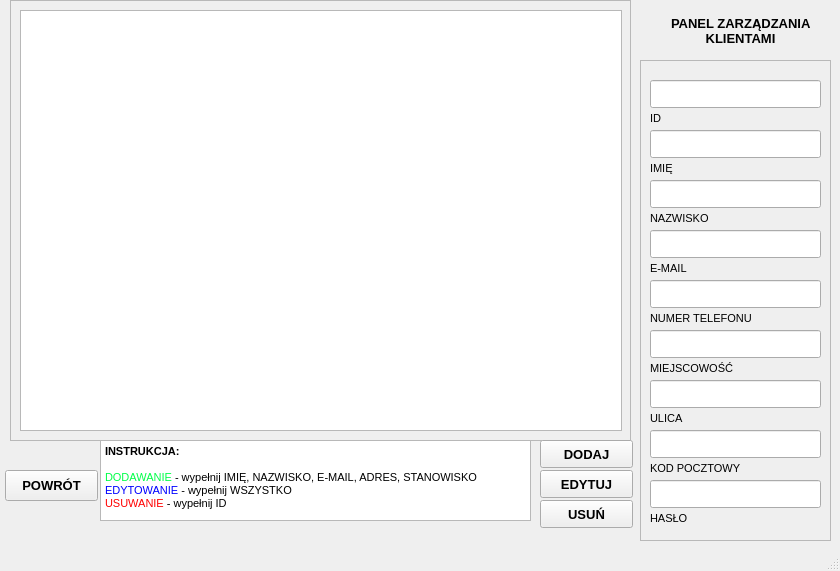
<?xml version="1.0" encoding="UTF-8"?>
<ui version="4.0">
 <class>MainWindow</class>
 <widget class="QMainWindow" name="MainWindow">
  <property name="geometry">
   <rect>
    <x>0</x>
    <y>0</y>
    <width>840</width>
    <height>571</height>
   </rect>
  </property>
  <property name="windowTitle">
   <string>MainWindow</string>
  </property>
  <widget class="QWidget" name="centralwidget">
   <widget class="QFrame" name="frame">
    <property name="geometry">
     <rect>
      <x>10</x>
      <y>0</y>
      <width>621</width>
      <height>441</height>
     </rect>
    </property>
    <property name="frameShape">
     <enum>QFrame::StyledPanel</enum>
    </property>
    <property name="frameShadow">
     <enum>QFrame::Raised</enum>
    </property>
    <widget class="QTableView" name="tableView">
     <property name="geometry">
      <rect>
       <x>10</x>
       <y>10</y>
       <width>602</width>
       <height>421</height>
      </rect>
     </property>
     <property name="layoutDirection">
      <enum>Qt::LeftToRight</enum>
     </property>
     <property name="textElideMode">
      <enum>Qt::ElideMiddle</enum>
     </property>
     <attribute name="horizontalHeaderVisible">
      <bool>true</bool>
     </attribute>
     <attribute name="horizontalHeaderHighlightSections">
      <bool>false</bool>
     </attribute>
     <attribute name="verticalHeaderVisible">
      <bool>false</bool>
     </attribute>
     <attribute name="verticalHeaderHighlightSections">
      <bool>false</bool>
     </attribute>
    </widget>
   </widget>
   <widget class="QPushButton" name="pushButton_2">
    <property name="geometry">
     <rect>
      <x>5</x>
      <y>470</y>
      <width>93</width>
      <height>31</height>
     </rect>
    </property>
    <property name="font">
     <font>
      <pointsize>10</pointsize>
      <weight>75</weight>
      <bold>true</bold>
     </font>
    </property>
    <property name="text">
     <string>POWRÓT</string>
    </property>
   </widget>
   <widget class="QPushButton" name="pushButton_3">
    <property name="geometry">
     <rect>
      <x>540</x>
      <y>500</y>
      <width>93</width>
      <height>28</height>
     </rect>
    </property>
    <property name="font">
     <font>
      <pointsize>10</pointsize>
      <weight>75</weight>
      <bold>true</bold>
     </font>
    </property>
    <property name="text">
     <string>USUŃ</string>
    </property>
   </widget>
   <widget class="QFrame" name="frame_2">
    <property name="geometry">
     <rect>
      <x>640</x>
      <y>60</y>
      <width>191</width>
      <height>481</height>
     </rect>
    </property>
    <property name="frameShape">
     <enum>QFrame::StyledPanel</enum>
    </property>
    <property name="frameShadow">
     <enum>QFrame::Raised</enum>
    </property>
    <widget class="QLabel" name="label_3">
     <property name="geometry">
      <rect>
       <x>10</x>
       <y>150</y>
       <width>171</width>
       <height>16</height>
      </rect>
     </property>
     <property name="font">
      <font>
       <pointsize>8</pointsize>
      </font>
     </property>
     <property name="text">
      <string>NAZWISKO</string>
     </property>
    </widget>
    <widget class="QLabel" name="label_5">
     <property name="geometry">
      <rect>
       <x>10</x>
       <y>250</y>
       <width>171</width>
       <height>16</height>
      </rect>
     </property>
     <property name="font">
      <font>
       <pointsize>8</pointsize>
      </font>
     </property>
     <property name="text">
      <string>NUMER TELEFONU</string>
     </property>
    </widget>
    <widget class="QLabel" name="label_6">
     <property name="geometry">
      <rect>
       <x>10</x>
       <y>300</y>
       <width>171</width>
       <height>16</height>
      </rect>
     </property>
     <property name="font">
      <font>
       <pointsize>8</pointsize>
      </font>
     </property>
     <property name="text">
      <string>MIEJSCOWOŚĆ</string>
     </property>
    </widget>
    <widget class="QLabel" name="label_4">
     <property name="geometry">
      <rect>
       <x>10</x>
       <y>200</y>
       <width>171</width>
       <height>16</height>
      </rect>
     </property>
     <property name="font">
      <font>
       <pointsize>8</pointsize>
      </font>
     </property>
     <property name="text">
      <string>E-MAIL</string>
     </property>
    </widget>
    <widget class="QLabel" name="label_2">
     <property name="geometry">
      <rect>
       <x>10</x>
       <y>100</y>
       <width>171</width>
       <height>16</height>
      </rect>
     </property>
     <property name="font">
      <font>
       <pointsize>8</pointsize>
      </font>
     </property>
     <property name="text">
      <string>IMIĘ</string>
     </property>
    </widget>
    <widget class="QLabel" name="label">
     <property name="geometry">
      <rect>
       <x>10</x>
       <y>50</y>
       <width>171</width>
       <height>16</height>
      </rect>
     </property>
     <property name="font">
      <font>
       <pointsize>8</pointsize>
      </font>
     </property>
     <property name="text">
      <string>ID</string>
     </property>
    </widget>
    <widget class="QLabel" name="label_7">
     <property name="geometry">
      <rect>
       <x>10</x>
       <y>350</y>
       <width>171</width>
       <height>16</height>
      </rect>
     </property>
     <property name="font">
      <font>
       <pointsize>8</pointsize>
      </font>
     </property>
     <property name="text">
      <string>ULICA</string>
     </property>
    </widget>
    <widget class="QLabel" name="label_8">
     <property name="geometry">
      <rect>
       <x>10</x>
       <y>400</y>
       <width>171</width>
       <height>16</height>
      </rect>
     </property>
     <property name="font">
      <font>
       <pointsize>8</pointsize>
      </font>
     </property>
     <property name="text">
      <string>KOD POCZTOWY</string>
     </property>
    </widget>
    <widget class="QLabel" name="label_10">
     <property name="geometry">
      <rect>
       <x>10</x>
       <y>450</y>
       <width>171</width>
       <height>16</height>
      </rect>
     </property>
     <property name="font">
      <font>
       <pointsize>8</pointsize>
      </font>
     </property>
     <property name="text">
      <string>HASŁO</string>
     </property>
    </widget>
    <widget class="QLineEdit" name="lineEdit">
     <property name="geometry">
      <rect>
       <x>10</x>
       <y>20</y>
       <width>171</width>
       <height>28</height>
      </rect>
     </property>
    </widget>
    <widget class="QLineEdit" name="lineEdit_2">
     <property name="geometry">
      <rect>
       <x>10</x>
       <y>70</y>
       <width>171</width>
       <height>28</height>
      </rect>
     </property>
    </widget>
    <widget class="QLineEdit" name="lineEdit_3">
     <property name="geometry">
      <rect>
       <x>10</x>
       <y>120</y>
       <width>171</width>
       <height>28</height>
      </rect>
     </property>
    </widget>
    <widget class="QLineEdit" name="lineEdit_4">
     <property name="geometry">
      <rect>
       <x>10</x>
       <y>170</y>
       <width>171</width>
       <height>28</height>
      </rect>
     </property>
    </widget>
    <widget class="QLineEdit" name="lineEdit_5">
     <property name="geometry">
      <rect>
       <x>10</x>
       <y>220</y>
       <width>171</width>
       <height>28</height>
      </rect>
     </property>
    </widget>
    <widget class="QLineEdit" name="lineEdit_6">
     <property name="geometry">
      <rect>
       <x>10</x>
       <y>270</y>
       <width>171</width>
       <height>28</height>
      </rect>
     </property>
    </widget>
    <widget class="QLineEdit" name="lineEdit_7">
     <property name="geometry">
      <rect>
       <x>10</x>
       <y>320</y>
       <width>171</width>
       <height>28</height>
      </rect>
     </property>
    </widget>
    <widget class="QLineEdit" name="lineEdit_8">
     <property name="geometry">
      <rect>
       <x>10</x>
       <y>370</y>
       <width>171</width>
       <height>28</height>
      </rect>
     </property>
    </widget>
    <widget class="QLineEdit" name="lineEdit_9">
     <property name="geometry">
      <rect>
       <x>10</x>
       <y>420</y>
       <width>171</width>
       <height>28</height>
      </rect>
     </property>
    </widget>
   </widget>
   <widget class="QPushButton" name="pushButton_5">
    <property name="geometry">
     <rect>
      <x>540</x>
      <y>470</y>
      <width>93</width>
      <height>28</height>
     </rect>
    </property>
    <property name="font">
     <font>
      <pointsize>10</pointsize>
      <weight>75</weight>
      <bold>true</bold>
     </font>
    </property>
    <property name="text">
     <string>EDYTUJ</string>
    </property>
   </widget>
   <widget class="QPushButton" name="pushButton_4">
    <property name="geometry">
     <rect>
      <x>540</x>
      <y>440</y>
      <width>93</width>
      <height>28</height>
     </rect>
    </property>
    <property name="font">
     <font>
      <pointsize>10</pointsize>
      <weight>75</weight>
      <bold>true</bold>
     </font>
    </property>
    <property name="text">
     <string>DODAJ</string>
    </property>
   </widget>
   <widget class="QTextEdit" name="textEdit_2">
    <property name="geometry">
     <rect>
      <x>100</x>
      <y>440</y>
      <width>431</width>
      <height>81</height>
     </rect>
    </property>
    <property name="readOnly">
     <bool>true</bool>
    </property>
    <property name="html">
     <string>&lt;!DOCTYPE HTML PUBLIC &quot;-//W3C//DTD HTML 4.0//EN&quot; &quot;http://www.w3.org/TR/REC-html40/strict.dtd&quot;&gt;
&lt;html&gt;&lt;head&gt;&lt;meta name=&quot;qrichtext&quot; content=&quot;1&quot; /&gt;&lt;style type=&quot;text/css&quot;&gt;
p, li { white-space: pre-wrap; }
&lt;/style&gt;&lt;/head&gt;&lt;body style=&quot; font-family:'MS Shell Dlg 2'; font-size:9.75pt; font-weight:400; font-style:normal;&quot;&gt;
&lt;p style=&quot; margin-top:0px; margin-bottom:0px; margin-left:0px; margin-right:0px; -qt-block-indent:0; text-indent:0px;&quot;&gt;&lt;span style=&quot; font-size:8pt; font-weight:600;&quot;&gt;INSTRUKCJA:&lt;/span&gt;&lt;/p&gt;
&lt;p style=&quot;-qt-paragraph-type:empty; margin-top:0px; margin-bottom:0px; margin-left:0px; margin-right:0px; -qt-block-indent:0; text-indent:0px; font-size:8pt; font-weight:600;&quot;&gt;&lt;br /&gt;&lt;/p&gt;
&lt;p style=&quot; margin-top:0px; margin-bottom:0px; margin-left:0px; margin-right:0px; -qt-block-indent:0; text-indent:0px;&quot;&gt;&lt;span style=&quot; font-size:8pt; color:#00ff48;&quot;&gt;DODAWANIE&lt;/span&gt;&lt;span style=&quot; font-size:8pt;&quot;&gt; - wypełnij IMIĘ, NAZWISKO, E-MAIL, ADRES, STANOWISKO&lt;/span&gt;&lt;/p&gt;
&lt;p style=&quot; margin-top:0px; margin-bottom:0px; margin-left:0px; margin-right:0px; -qt-block-indent:0; text-indent:0px;&quot;&gt;&lt;span style=&quot; font-size:8pt; color:#0000ff;&quot;&gt;EDYTOWANIE&lt;/span&gt;&lt;span style=&quot; font-size:8pt;&quot;&gt; - wypełnij WSZYSTKO&lt;/span&gt;&lt;/p&gt;
&lt;p style=&quot; margin-top:0px; margin-bottom:0px; margin-left:0px; margin-right:0px; -qt-block-indent:0; text-indent:0px;&quot;&gt;&lt;span style=&quot; font-size:8pt; color:#ff0000;&quot;&gt;USUWANIE&lt;/span&gt;&lt;span style=&quot; font-size:8pt;&quot;&gt; - wypełnij ID&lt;/span&gt;&lt;/p&gt;&lt;/body&gt;&lt;/html&gt;</string>
    </property>
   </widget>
   <widget class="QLabel" name="label_9">
    <property name="geometry">
     <rect>
      <x>670</x>
      <y>0</y>
      <width>141</width>
      <height>61</height>
     </rect>
    </property>
    <property name="font">
     <font>
      <pointsize>10</pointsize>
      <weight>75</weight>
      <bold>true</bold>
     </font>
    </property>
    <property name="text">
     <string>PANEL ZARZĄDZANIA KLIENTAMI</string>
    </property>
    <property name="alignment">
     <set>Qt::AlignCenter</set>
    </property>
    <property name="wordWrap">
     <bool>true</bool>
    </property>
   </widget>
  </widget>
  <widget class="QMenuBar" name="menubar">
   <property name="geometry">
    <rect>
     <x>0</x>
     <y>0</y>
     <width>840</width>
     <height>21</height>
    </rect>
   </property>
  </widget>
  <widget class="QStatusBar" name="statusbar"/>
 </widget>
 <resources/>
 <connections/>
</ui>
